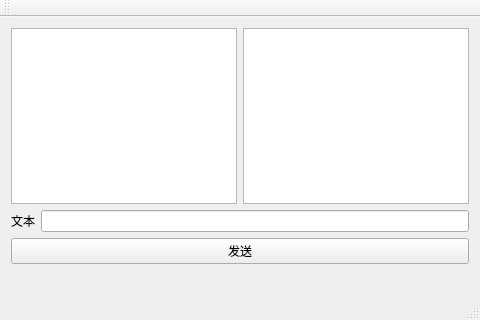
<?xml version="1.0" encoding="UTF-8"?>
<ui version="4.0">
 <class>MainWindow</class>
 <widget class="QMainWindow" name="MainWindow">
  <property name="windowModality">
   <enum>Qt::NonModal</enum>
  </property>
  <property name="geometry">
   <rect>
    <x>0</x>
    <y>0</y>
    <width>480</width>
    <height>320</height>
   </rect>
  </property>
  <property name="minimumSize">
   <size>
    <width>480</width>
    <height>320</height>
   </size>
  </property>
  <property name="maximumSize">
   <size>
    <width>480</width>
    <height>320</height>
   </size>
  </property>
  <property name="windowTitle">
   <string>蓝牙</string>
  </property>
  <property name="autoFillBackground">
   <bool>false</bool>
  </property>
  <widget class="QWidget" name="centralWidget">
   <property name="minimumSize">
    <size>
     <width>480</width>
     <height>258</height>
    </size>
   </property>
   <property name="maximumSize">
    <size>
     <width>480</width>
     <height>258</height>
    </size>
   </property>
   <layout class="QHBoxLayout" name="horizontalLayout_3">
    <item>
     <layout class="QVBoxLayout" name="verticalLayout_2">
      <item>
       <layout class="QHBoxLayout" name="horizontalLayout">
        <item>
         <widget class="QListView" name="listView"/>
        </item>
        <item>
         <widget class="QListView" name="listView_2"/>
        </item>
       </layout>
      </item>
      <item>
       <layout class="QVBoxLayout" name="verticalLayout">
        <item>
         <layout class="QHBoxLayout" name="horizontalLayout_2">
          <item>
           <widget class="QLabel" name="label">
            <property name="text">
             <string>文本</string>
            </property>
           </widget>
          </item>
          <item>
           <widget class="QLineEdit" name="lineEdit"/>
          </item>
         </layout>
        </item>
        <item>
         <widget class="QPushButton" name="sendButton">
          <property name="text">
           <string>发送</string>
          </property>
         </widget>
        </item>
       </layout>
      </item>
     </layout>
    </item>
   </layout>
  </widget>
  <widget class="QMenuBar" name="menuBar">
   <property name="geometry">
    <rect>
     <x>0</x>
     <y>0</y>
     <width>480</width>
     <height>22</height>
    </rect>
   </property>
  </widget>
  <widget class="QToolBar" name="mainToolBar">
   <attribute name="toolBarArea">
    <enum>TopToolBarArea</enum>
   </attribute>
   <attribute name="toolBarBreak">
    <bool>false</bool>
   </attribute>
  </widget>
  <widget class="QStatusBar" name="statusBar"/>
 </widget>
 <layoutdefault spacing="6" margin="11"/>
 <tabstops>
  <tabstop>lineEdit</tabstop>
  <tabstop>listView_2</tabstop>
  <tabstop>sendButton</tabstop>
  <tabstop>listView</tabstop>
 </tabstops>
 <resources/>
 <connections>
  <connection>
   <sender>lineEdit</sender>
   <signal>returnPressed()</signal>
   <receiver>sendButton</receiver>
   <slot>click()</slot>
   <hints>
    <hint type="sourcelabel">
     <x>267</x>
     <y>226</y>
    </hint>
    <hint type="destinationlabel">
     <x>257</x>
     <y>254</y>
    </hint>
   </hints>
  </connection>
 </connections>
</ui>
